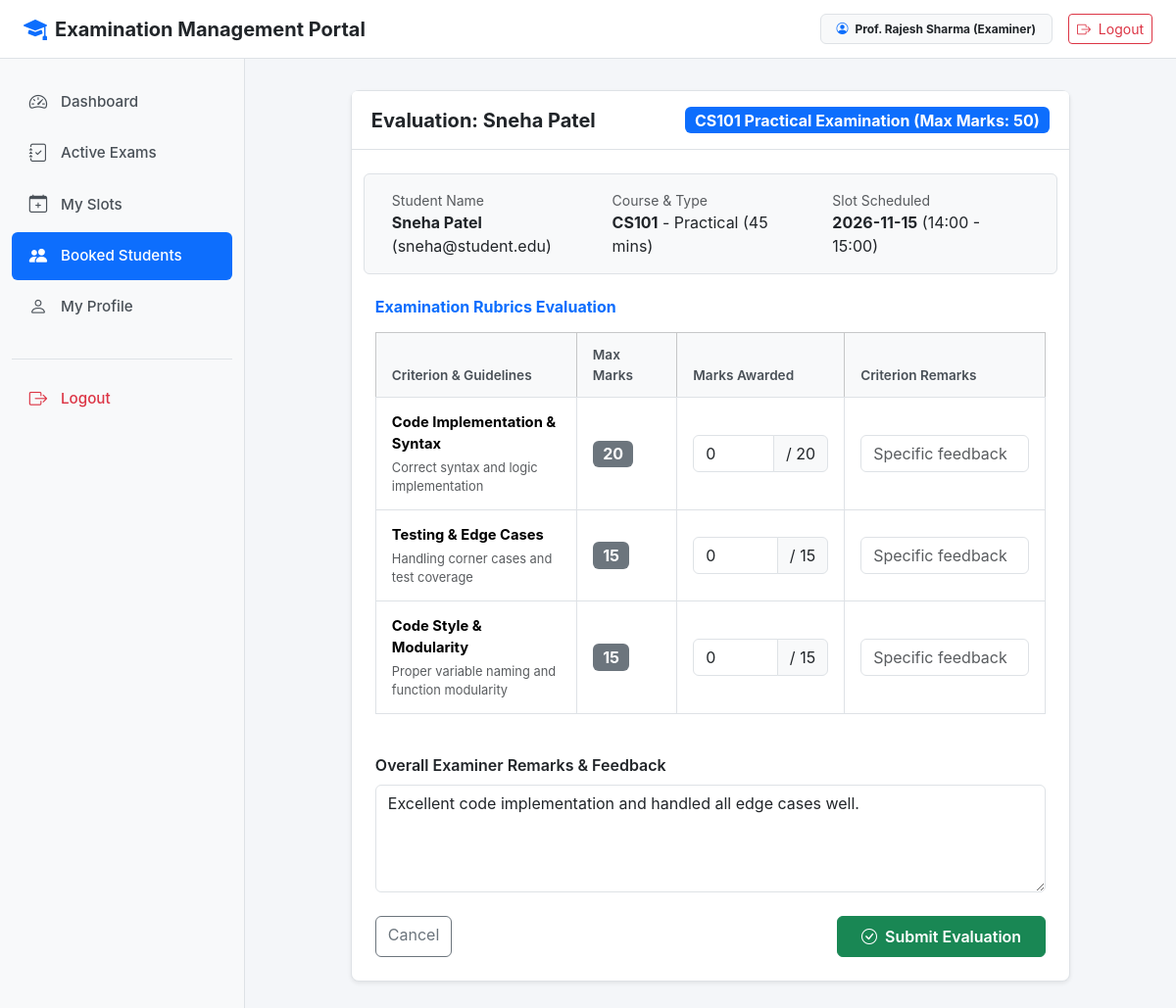
The app's page /examiner/evaluate/2 (signed in) with its own data.
### models.py (models this page shows, shortened)
class User(db.Model, UserMixin):
    id = db.Column(db.Integer, primary_key=True)
    username = db.Column(db.String(80), unique=True, nullable=False)
    email = db.Column(db.String(120), unique=True, nullable=False)
    password_hash = db.Column(db.String(255), nullable=False)
    name = db.Column(db.String(100), nullable=False)
    phone = db.Column(db.String(20))
    department = db.Column(db.String(100))
    role = db.Column(db.String(20), nullable=False, default='student')
    status = db.Column(db.String(20), nullable=False, default='active')
    created_at = db.Column(db.DateTime, default=datetime.utcnow)
    @property
    def is_active(self):
        return self.status not in ['deactivated', 'rejected']
    @property
    def is_admin(self):
        return self.role == 'admin'
    @property
    def is_examiner(self):
        return self.role == 'examiner'

class Examination(db.Model):
    id = db.Column(db.Integer, primary_key=True)
    course_id = db.Column(db.Integer, db.ForeignKey('course.id'), nullable=False)
    name = db.Column(db.String(150), nullable=False)
    exam_type = db.Column(db.String(50), nullable=False, default='Viva')
    duration = db.Column(db.Integer, nullable=False, default=30)
    max_marks = db.Column(db.Integer, nullable=False, default=100)
    slot_creation_start_date = db.Column(db.Date, nullable=False)
    slot_creation_end_date = db.Column(db.Date, nullable=False)
    slot_booking_start_date = db.Column(db.Date, nullable=False)
    slot_booking_end_date = db.Column(db.Date, nullable=False)
    status = db.Column(db.String(30), nullable=False, default='Draft')
    created_at = db.Column(db.DateTime, default=datetime.utcnow)
    rubrics = db.relationship('Rubric', backref='examination', cascade='all, delete-orphan', lazy=True)
    slots = db.relationship('Slot', backref='examination', cascade='all, delete-orphan', lazy=True)

class Course(db.Model):
    id = db.Column(db.Integer, primary_key=True)
    course_code = db.Column(db.String(20), unique=True, nullable=False)
    course_name = db.Column(db.String(150), nullable=False)
    description = db.Column(db.Text)
    status = db.Column(db.String(20), nullable=False, default='Active')
    created_at = db.Column(db.DateTime, default=datetime.utcnow)
    examinations = db.relationship('Examination', backref='course', cascade='all, delete-orphan', lazy=True)

class Slot(db.Model):
    id = db.Column(db.Integer, primary_key=True)
    examination_id = db.Column(db.Integer, db.ForeignKey('examination.id'), nullable=False)
    examiner_id = db.Column(db.Integer, db.ForeignKey('user.id'), nullable=False)
    date = db.Column(db.Date, nullable=False)
    start_time = db.Column(db.String(10), nullable=False)
    end_time = db.Column(db.String(10), nullable=False)
    max_capacity = db.Column(db.Integer, nullable=False, default=1)
    available_seats = db.Column(db.Integer, nullable=False, default=1)
    status = db.Column(db.String(20), nullable=False, default='Available')
    created_at = db.Column(db.DateTime, default=datetime.utcnow)
    examiner = db.relationship('User', foreign_keys=[examiner_id], backref='examiner_slots')
    bookings = db.relationship('Booking', backref='slot', cascade='all, delete-orphan', lazy=True)

class Rubric(db.Model):
    id = db.Column(db.Integer, primary_key=True)
    examination_id = db.Column(db.Integer, db.ForeignKey('examination.id'), nullable=False)
    criterion_name = db.Column(db.String(150), nullable=False)
    max_marks = db.Column(db.Integer, nullable=False, default=10)
    weightage = db.Column(db.Float, nullable=False, default=1.0)
    description = db.Column(db.Text)

class Evaluation(db.Model):
    id = db.Column(db.Integer, primary_key=True)
    booking_id = db.Column(db.Integer, db.ForeignKey('booking.id'), nullable=False, unique=True)
    examiner_id = db.Column(db.Integer, db.ForeignKey('user.id'), nullable=False)
    total_marks = db.Column(db.Float, nullable=False, default=0.0)
    remarks = db.Column(db.Text)
    status = db.Column(db.String(20), nullable=False, default='Completed')
    evaluated_at = db.Column(db.DateTime, default=datetime.utcnow)
    examiner = db.relationship('User', foreign_keys=[examiner_id], backref='evaluations')
    scores = db.relationship('RubricScore', backref='evaluation', cascade='all, delete-orphan', lazy=True)

### examiner.py (the view, shortened to what this page needs)
@app.route('/examiner/evaluate/<int:booking_id>', methods=['GET', 'POST'])
@examiner_required
def evaluate_student(booking_id):
    booking = Booking.query.get_or_404(booking_id)
    if booking.slot.examiner_id != current_user.id:
        flash('You can only evaluate students booked in your own slots.', 'danger')
        return redirect(url_for('examiner_students'))
    exam = booking.slot.examination
    rubrics = Rubric.query.filter_by(examination_id=exam.id).all()
    existing_evaluation = Evaluation.query.filter_by(booking_id=booking.id).first()
    return render_template(
        'examiner/evaluate.html',
        booking=booking,
        exam=exam,
        rubrics=rubrics,
        evaluation=existing_evaluation
    )

### templates/examiner/evaluate.html (shortened to what this page needs)
{% extends "base.html" %}
{% block content %}
<div class="row justify-content-center">
    <div class="col-lg-10">
        <div class="card shadow-sm mb-4">
            <div class="card-header bg-white py-3">
                <div class="d-flex justify-content-between align-items-center">
                    <h5 class="mb-0 fw-bold">Evaluation: {{ booking.student.name }}</h5>
                    <span class="badge bg-primary fs-6">{{ exam.name }} (Max Marks: {{ exam.max_marks }})</span>
                </div>
            </div>
            <div class="card-body p-4">
                <div class="row mb-4 p-3 bg-light rounded border">
                    <div class="col-md-4">
                        <small class="text-muted d-block">Student Name</small>
                        <strong>{{ booking.student.name }}</strong> ({{ booking.student.email }})
                    </div>
                    <div class="col-md-4">
                        <small class="text-muted d-block">Course & Type</small>
                        <strong>{{ exam.course.course_code }}</strong> - {{ exam.exam_type }} ({{ exam.duration }} mins)
                    </div>
                    <div class="col-md-4">
                        <small class="text-muted d-block">Slot Scheduled</small>
                        <strong>{{ booking.slot.date.strftime('%Y-%m-%d') }}</strong> ({{ booking.slot.start_time }} - {{ booking.slot.end_time }})
                    </div>
                </div>
                <form method="POST">
                    {% if rubrics %}
                    <h6 class="fw-bold mb-3 text-primary">Examination Rubrics Evaluation</h6>
                    <div class="table-responsive mb-4">
                        <table class="table table-bordered">
                            <thead class="table-light">
                                <tr>
                                    <th style="width: 30%;">Criterion & Guidelines</th>
                                    <th style="width: 15%;">Max Marks</th>
                                    <th style="width: 25%;">Marks Awarded</th>
                                    <th style="width: 30%;">Criterion Remarks</th>
                                </tr>
                            </thead>
                            <tbody>
                                {% for r in rubrics %}
                                {% set existing_score = None %}
                                {% if evaluation %}
                                    {% for s in evaluation.scores %}
                                        {% if s.rubric_id == r.id %}
                                            {% set existing_score = s %}
                                        {% endif %}
                                    {% endfor %}
                                {% endif %}
                                <tr>
                                    <td>
                                        <strong>{{ r.criterion_name }}</strong>
                                        {% if r.description %}
                                        <small class="text-muted d-block mt-1">{{ r.description }}</small>
                                        {% endif %}
                                    </td>
                                    <td>
                                        <span class="badge bg-secondary fs-6">{{ r.max_marks }}</span>
                                    </td>
                                    <td>
                                        <div class="input-group">
                                            <input type="number" step="0.5" class="form-control" name="rubric_marks_{{ r.id }}" value="{{ existing_score.marks_obtained if existing_score else 0 }}" min="0" max="{{ r.max_marks }}" required>
                                            <span class="input-group-text">/ {{ r.max_marks }}</span>
                                        </div>
                                    </td>
                                    <td>
                                        <input type="text" class="form-control" name="rubric_remarks_{{ r.id }}" value="{{ existing_score.remarks if existing_score else '' }}" placeholder="Specific feedback">
                                    </td>
                                </tr>
                                {% endfor %}
                            </tbody>
                        </table>
                    </div>
                    {% endif %}
                    <div class="mb-4">
                        <label for="remarks" class="form-label fw-semibold">Overall Examiner Remarks & Feedback</label>
                        <textarea class="form-control" id="remarks" name="remarks" rows="4" placeholder="Enter constructive feedback, strengths, and areas for improvement...">{{ evaluation.remarks if evaluation else '' }}</textarea>
                    </div>
                    <div class="d-flex justify-content-between">
                        <a href="{{ url_for('examiner_students') }}" class="btn btn-outline-secondary">Cancel</a>
                        <button type="submit" class="btn btn-success px-4 py-2 fw-semibold">
                            <i class="bi bi-check-circle me-1"></i> Submit Evaluation
                        </button>
                    </div>
                </form>
            </div>
        </div>
    </div>
</div>
{% endblock %}

### templates/base.html (shortened to what this page needs)
<!DOCTYPE html>
<html lang="en">
<head>
    <link href="https://cdn.jsdelivr.net/npm/bootstrap@5.3.2/dist/css/bootstrap.min.css" rel="stylesheet">
    <link href="https://cdn.jsdelivr.net/npm/bootstrap-icons@1.11.1/font/bootstrap-icons.css" rel="stylesheet">
</head>
<body>
    <nav class="top-navbar">
        <div class="d-flex align-items-center">
            <a href="{{ url_for('index') }}" class="text-decoration-none text-dark d-flex align-items-center gap-2">
                <i class="bi bi-mortarboard-fill text-primary fs-4"></i>
                <span class="fw-bold fs-5">Examination Management Portal</span>
            </a>
        </div>
        <div class="d-flex align-items-center gap-3">
            {% if current_user.is_authenticated %}
            <span class="badge bg-light text-dark border px-3 py-2">
                <i class="bi bi-person-circle me-1 text-primary"></i>
                {{ current_user.name }} ({{ current_user.role|capitalize }})
            </span>
            <a href="{{ url_for('logout') }}" class="btn btn-outline-danger btn-sm">
                <i class="bi bi-box-arrow-right me-1"></i> Logout
            </a>
            {% else %}
            <a href="{{ url_for('login') }}" class="btn btn-outline-primary btn-sm px-3">Login</a>
            <a href="{{ url_for('register') }}" class="btn btn-primary btn-sm px-3">Register</a>
            {% endif %}
        </div>
    </nav>
    {% if current_user.is_authenticated %}
    <div class="sidebar">
        <ul class="nav flex-column">
            {% if current_user.is_admin %}
            <li class="nav-item">
                <a class="nav-link {% if request.endpoint == 'admin_dashboard' %}active{% endif %}" href="{{ url_for('admin_dashboard') }}">
                    <i class="bi bi-speedometer2"></i> Dashboard
                </a>
            </li>
            <li class="nav-item">
                <a class="nav-link {% if request.endpoint in ['admin_courses', 'new_course', 'edit_course'] %}active{% endif %}" href="{{ url_for('admin_courses') }}">
                    <i class="bi bi-book"></i> Courses
                </a>
            </li>
            <li class="nav-item">
                <a class="nav-link {% if request.endpoint in ['admin_examinations', 'new_examination', 'edit_examination', 'admin_rubrics', 'new_rubric', 'edit_rubric'] %}active{% endif %}" href="{{ url_for('admin_examinations') }}">
                    <i class="bi bi-journal-text"></i> Examinations
                </a>
            </li>
            <li class="nav-item">
                <a class="nav-link {% if request.endpoint == 'admin_examiners' %}active{% endif %}" href="{{ url_for('admin_examiners') }}">
                    <i class="bi bi-person-badge"></i> Examiners
                </a>
            </li>
            <li class="nav-item">
                <a class="nav-link {% if request.endpoint == 'admin_students' %}active{% endif %}" href="{{ url_for('admin_students') }}">
                    <i class="bi bi-people"></i> Students
                </a>
            </li>
            <li class="nav-item">
                <a class="nav-link {% if request.endpoint in ['admin_slots', 'change_slot_examiner'] %}active{% endif %}" href="{{ url_for('admin_slots') }}">
                    <i class="bi bi-calendar3"></i> All Slots
                </a>
            </li>
            <li class="nav-item">
                <a class="nav-link {% if request.endpoint in ['admin_bookings', 'reschedule_booking'] %}active{% endif %}" href="{{ url_for('admin_bookings') }}">
                    <i class="bi bi-card-checklist"></i> Bookings
                </a>
            </li>
            <li class="nav-item">
                <a class="nav-link {% if request.endpoint == 'admin_search' %}active{% endif %}" href="{{ url_for('admin_search') }}">
                    <i class="bi bi-search"></i> Search
                </a>
            </li>
            {% elif current_user.is_examiner %}
            <li class="nav-item">
                <a class="nav-link {% if request.endpoint == 'examiner_dashboard' %}active{% endif %}" href="{{ url_for('examiner_dashboard') }}">
                    <i class="bi bi-speedometer2"></i> Dashboard
                </a>
            </li>
            <li class="nav-item">
                <a class="nav-link {% if request.endpoint == 'examiner_examinations' %}active{% endif %}" href="{{ url_for('examiner_examinations') }}">
                    <i class="bi bi-journal-check"></i> Active Exams
                </a>
            </li>
            <li class="nav-item">
                <a class="nav-link {% if request.endpoint in ['examiner_slots', 'new_slot', 'edit_slot'] %}active{% endif %}" href="{{ url_for('examiner_slots') }}">
                    <i class="bi bi-calendar-plus"></i> My Slots
                </a>
            </li>
            <li class="nav-item">
                <a class="nav-link {% if request.endpoint in ['examiner_students', 'evaluate_student'] %}active{% endif %}" href="{{ url_for('examiner_students') }}">
                    <i class="bi bi-people-fill"></i> Booked Students
                </a>
            </li>
            <li class="nav-item">
                <a class="nav-link {% if request.endpoint == 'examiner_profile' %}active{% endif %}" href="{{ url_for('examiner_profile') }}">
                    <i class="bi bi-person"></i> My Profile
                </a>
            </li>
            {% endif %}
            <li class="nav-item mt-4 pt-3 border-top">
                <a class="nav-link text-danger" href="{{ url_for('logout') }}">
                    <i class="bi bi-box-arrow-right"></i> Logout
                </a>
            </li>
        </ul>
    </div>
    <main class="main-wrapper">
        {% block content %}{% endblock %}
    </main>
    {% endif %}
</body>
</html>

### records on screen
User: name "Prof. Rajesh Sharma", role "Examiner"
User: student.name "Sneha Patel", student.email "sneha@student.edu"
Examination: name "CS101 Practical Examination", max_marks "50", exam_type "Practical", duration "45"
Course: course.course_code "CS101"
Slot: slot "2026-11-15", slot.start_time "14:00", slot.end_time "15:00"
Rubric: criterion_name "Code Implementation & Syntax", description "Correct syntax and logic implementation", max_marks "20", marks_obtained "0"
Rubric: criterion_name "Testing & Edge Cases", description "Handling corner cases and test coverage", max_marks "15", marks_obtained "0"
Rubric: criterion_name "Code Style & Modularity", description "Proper variable naming and function modularity", max_marks "15", marks_obtained "0"
Evaluation: remarks "Excellent code implementation and handled all edge cases well."
